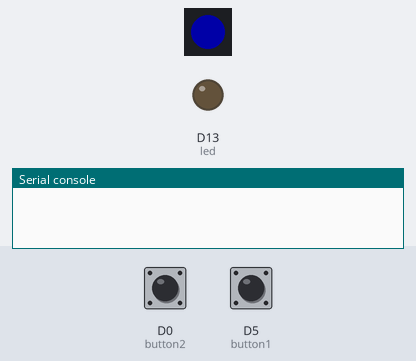
The program below on a simulated CircuitPython board. Shown: 1 RGB LEDs in strip order, left to right, output pins drawn as LEDs (lit = HIGH), the last lines printed to the serial console. The test bench sets the inputs (shaded band); at power-on: D0 (button2) HIGH, D5 (button1) HIGH. Dim RGB values are drawn brighter than linear.

Above: at 1.2 s.
1.3 s: D0 (button2) pulled LOW for 0.15 s
At 2.6 s:
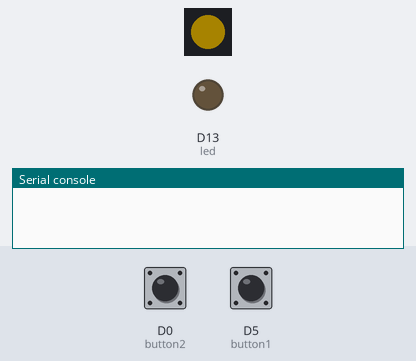
3.8 s: D5 (button1) pulled LOW for 0.15 s
At 4.6 s:
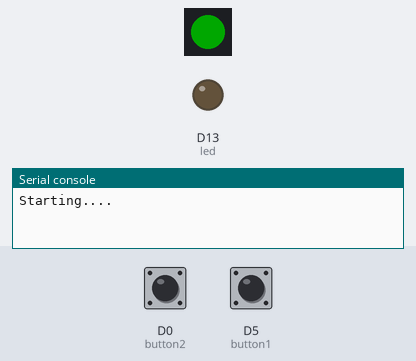
6.8 s: D5 (button1) pulled LOW for 3.2 s
At 9.6 s:
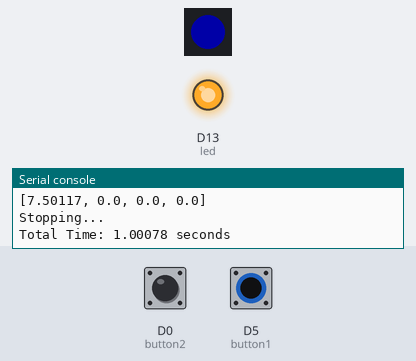
11.5 s: D5 (button1) pulled LOW for 1 s
At 12.0 s:
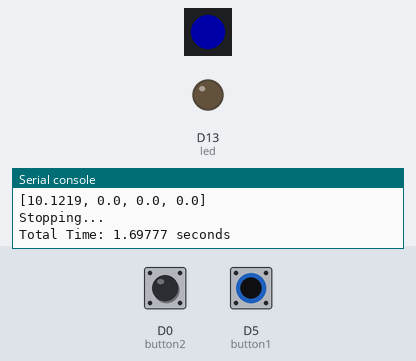
14.0 s: D0 (button2) pulled LOW for 1 s
At 15.8 s:
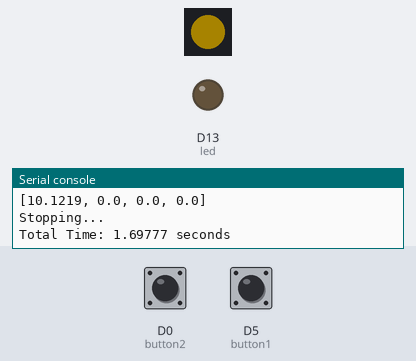
Timing chart, 0 to 17.3 s (numbered marks = the images above; inputs shaded):
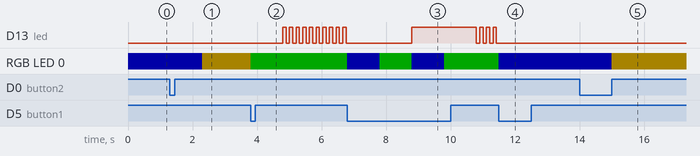

Measured:
- after the input at 1.3 s, RGB LED 0: RGB(0, 0, 42) → RGB(42, 33, 0) after 1.0 s
- after the input at 3.8 s, D13 (led): alternates HIGH for 0.10 s and LOW for 0.10 s, starting after 1.0 s; RGB LED 0: RGB(42, 33, 0) → RGB(0, 42, 0) at once
- after the input at 6.8 s, RGB LED 0: alternates RGB(0, 42, 0) for 1.0 s and RGB(0, 0, 42) for 1.0 s, starting at once
- after the input at 11.5 s, D13 (led): stops changing and stays LOW; RGB LED 0: RGB(0, 42, 0) → RGB(0, 0, 42) at once
- after the input at 14.0 s, RGB LED 0: RGB(0, 0, 42) → RGB(42, 33, 0) after 1.0 s

The program:

main.py
```python
import time
from core import led, button1, button2, sensor, pixel

LOOPS_PER_CYCLE = 10


class Scan:

    def __init__(self):
        self.init_ts = time.monotonic()
        self.start_ts = 0
        self.end_ts = 0
        self.data = []

    def start(self):
        print("Starting....")
        self.start_ts = time.monotonic()

    def recording(self):
        return self.start_ts > 0

    def record(self, sensor):
        # print('Temperature: {} degrees C'.format(sensor.temperature))
        # print('Accelerometer (m/s^2): {}'.format(sensor.accelerometer))
        # print('Magnetometer (microteslas): {}'.format(sensor.magnetometer))
        # print('Gyroscope (deg/sec): {}'.format(sensor.gyroscope))
        # print('Euler angle: {}'.format(sensor.euler))
        # print('Quaternion: {}'.format(sensor.quaternion))
        # print('Gravity (m/s^2): {}'.format(sensor.gravity))
        reading = sensor.linear_acceleration
        # print('Linear acceleration (m/s^2): {}'.format(reading))
        row = [time.monotonic() - self.init_ts]
        row.extend(reading)
        print(row)

    def stop(self):
        print("Stopping...")
        self.end_ts = time.monotonic()
        print("Total Time: %s seconds" % str(self.end_ts - self.start_ts))
        self.start_ts = 0

cycle_number = 0
loop_number = 0
last_loop_ts = 0
scan = None
pixel.blue()

try:
    while True:
        cycle_number = cycle_number + 1
        cycle_ts = time.monotonic()

        # Main loop lobic
        if cycle_ts - last_loop_ts >= 1 / LOOPS_PER_CYCLE:
            loop_number = loop_number + 1
            #print("Cycle: %d, Loop#: %d" % (cycle_number, loop_number))

            if scan and scan.recording():
                led.toggle()
                scan.record(sensor)

            last_loop_ts = cycle_ts

        # Button1 press
        if button1.pressed():
            # print("Button1 Pressed!")
            if scan:
                if scan.recording():
                    # Stop recording
                    scan.stop()
                    pixel.blue()
                else:
                    # Start recording
                    scan.start()
                    pixel.green()
            time.sleep(1)

        # Button2 press
        if button2.pressed():
            scan = Scan()
            time.sleep(1)
            pixel.yellow()

except KeyboardInterrupt:
    stop()

# Turn the lights off we are going home
led.on()
pixel.off()
```

core.py
```python
import board
from busio import I2C
from adafruit_bno055 import BNO055
from digitalio import DigitalInOut, Direction, Pull
from neopixel_write import neopixel_write


######################################################################
# Core Classes
######################################################################


class Pixel:

    def __init__(self, pin, brightness):
        self.pin = DigitalInOut(pin)
        self.pin.direction = Direction.OUTPUT
        self.brightness = brightness

    def set(self, r, g, b):
        color = bytearray([g, r, b])
        neopixel_write(self.pin, color)

    def off(self):
        self.set(0, 0, 0)

    def red(self):
        self.set(self.brightness, 0, 0)

    def yellow(self):
        self.set(self.brightness, int(self.brightness * .8), 0)

    def green(self):
        self.set(0, self.brightness, 0)

    def blue(self):
        self.set(0, 0, self.brightness)


class LED:

    def __init__(self, pin):
        self.pin = DigitalInOut(pin)
        self.pin.direction = Direction.OUTPUT

    def on(self):
        self.pin.value = True

    def off(self):
        self.pin.value = False

    def toggle(self):
        self.pin.value = not self.pin.value


class Button:

    def __init__(self, pin):
        self.pin = DigitalInOut(pin)
        self.pin.direction = Direction.INPUT
        self.pin.pull = Pull.UP

    def pressed(self):
        # False on the pin == Pressed
        return not self.pin.value


######################################################################
# Core Hardware References
######################################################################


led = LED(board.D13)
pixel = Pixel(board.NEOPIXEL, 42)
button1 = Button(board.D5)
button2 = Button(board.D0)
sensor = BNO055(I2C(board.SCL, board.SDA))
```
